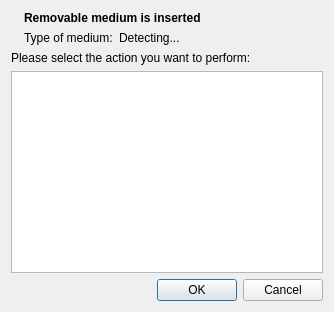
<?xml version="1.0" encoding="UTF-8"?>
<ui version="4.0">
 <class>AutoRunDialog</class>
 <widget class="QDialog" name="AutoRunDialog">
  <property name="geometry">
   <rect>
    <x>0</x>
    <y>0</y>
    <width>334</width>
    <height>312</height>
   </rect>
  </property>
  <property name="windowTitle">
   <string>Removable medium is inserted</string>
  </property>
  <property name="windowIcon">
   <iconset theme="drive-removable-media">
    <normaloff>../../../.designer/backup</normaloff>../../../.designer/backup</iconset>
  </property>
  <layout class="QFormLayout" name="formLayout_2">
   <item row="0" column="0">
    <widget class="QLabel" name="icon">
     <property name="text">
      <string/>
     </property>
    </widget>
   </item>
   <item row="0" column="1">
    <layout class="QFormLayout" name="formLayout">
     <item row="0" column="0" colspan="2">
      <widget class="QLabel" name="label">
       <property name="text">
        <string>&lt;b&gt;Removable medium is inserted&lt;/b&gt;</string>
       </property>
      </widget>
     </item>
     <item row="1" column="0">
      <widget class="QLabel" name="label_2">
       <property name="text">
        <string>Type of medium:</string>
       </property>
      </widget>
     </item>
     <item row="1" column="1">
      <widget class="QLabel" name="mediumType">
       <property name="text">
        <string>Detecting...</string>
       </property>
      </widget>
     </item>
    </layout>
   </item>
   <item row="1" column="0" colspan="2">
    <widget class="QLabel" name="label_3">
     <property name="text">
      <string>Please select the action you want to perform:</string>
     </property>
    </widget>
   </item>
   <item row="2" column="0" colspan="2">
    <widget class="QListWidget" name="listWidget">
     <property name="sizePolicy">
      <sizepolicy hsizetype="Expanding" vsizetype="Expanding">
       <horstretch>0</horstretch>
       <verstretch>1</verstretch>
      </sizepolicy>
     </property>
    </widget>
   </item>
   <item row="3" column="1">
    <layout class="QHBoxLayout" name="horizontalLayout_2">
     <item>
      <spacer name="horizontalSpacer">
       <property name="orientation">
        <enum>Qt::Horizontal</enum>
       </property>
       <property name="sizeHint" stdset="0">
        <size>
         <width>40</width>
         <height>20</height>
        </size>
       </property>
      </spacer>
     </item>
     <item>
      <layout class="QHBoxLayout" name="horizontalLayout">
       <item>
        <widget class="QDialogButtonBox" name="buttonBox_1">
         <property name="orientation">
          <enum>Qt::Horizontal</enum>
         </property>
         <property name="standardButtons">
          <set>QDialogButtonBox::Ok</set>
         </property>
        </widget>
       </item>
       <item>
        <widget class="QDialogButtonBox" name="buttonBox_2">
         <property name="orientation">
          <enum>Qt::Horizontal</enum>
         </property>
         <property name="standardButtons">
          <set>QDialogButtonBox::Cancel</set>
         </property>
        </widget>
       </item>
      </layout>
     </item>
    </layout>
   </item>
  </layout>
 </widget>
 <resources/>
 <connections>
  <connection>
   <sender>buttonBox_1</sender>
   <signal>accepted()</signal>
   <receiver>AutoRunDialog</receiver>
   <slot>accept()</slot>
   <hints>
    <hint type="sourcelabel">
     <x>248</x>
     <y>254</y>
    </hint>
    <hint type="destinationlabel">
     <x>157</x>
     <y>274</y>
    </hint>
   </hints>
  </connection>
  <connection>
   <sender>buttonBox_1</sender>
   <signal>rejected()</signal>
   <receiver>AutoRunDialog</receiver>
   <slot>reject()</slot>
   <hints>
    <hint type="sourcelabel">
     <x>316</x>
     <y>260</y>
    </hint>
    <hint type="destinationlabel">
     <x>286</x>
     <y>274</y>
    </hint>
   </hints>
  </connection>
 </connections>
</ui>
